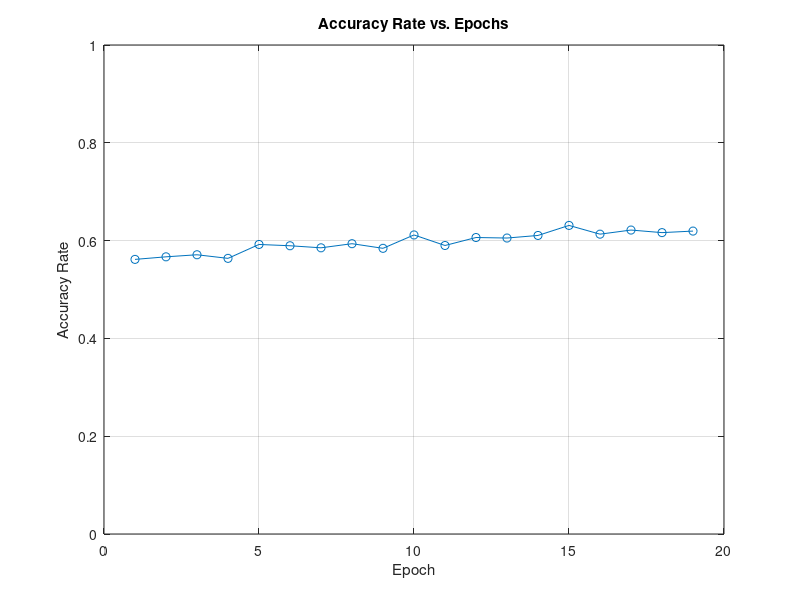

This chart was generated by the following MATLAB code:
% Error rates for each epoch
error_rates = [
    0.43842;
    0.43316;
    0.42895;
    0.43632;
    0.40789;
    0.41053;
    0.41474;
    0.40632;
    0.41579;
    0.38842;
    0.41;
    0.39368;
    0.39474;
    0.38947;
    0.36895;
    0.38684;
    0.37842;
    0.38368;
    0.38053
];

accuracy_rates = [
    0.43842;
    0.43316;
    0.42895;
    0.43632;
    0.40789;
    0.41053;
    0.41474;
    0.40632;
    0.41579;
    0.38842;
    0.41;
    0.39368;
    0.39474;
    0.38947;
    0.36895;
    0.38684;
    0.37842;
    0.38368;
    0.38053
];
% Convert error rates to accuracy rates
accuracy_rates = 1 - error_rates;

% Generate epoch numbers based on the length of the error_rates array
epochs = 1:length(error_rates);

% Create the plot
plot(epochs, accuracy_rates, '-o');

% Add title and axis labels
title('Accuracy Rate vs. Epochs');
xlabel('Epoch');
ylabel('Accuracy Rate');

% Enable grid
grid on;

% Optionally, limit the y-axis to range from 0 to 1
ylim([0 1]);